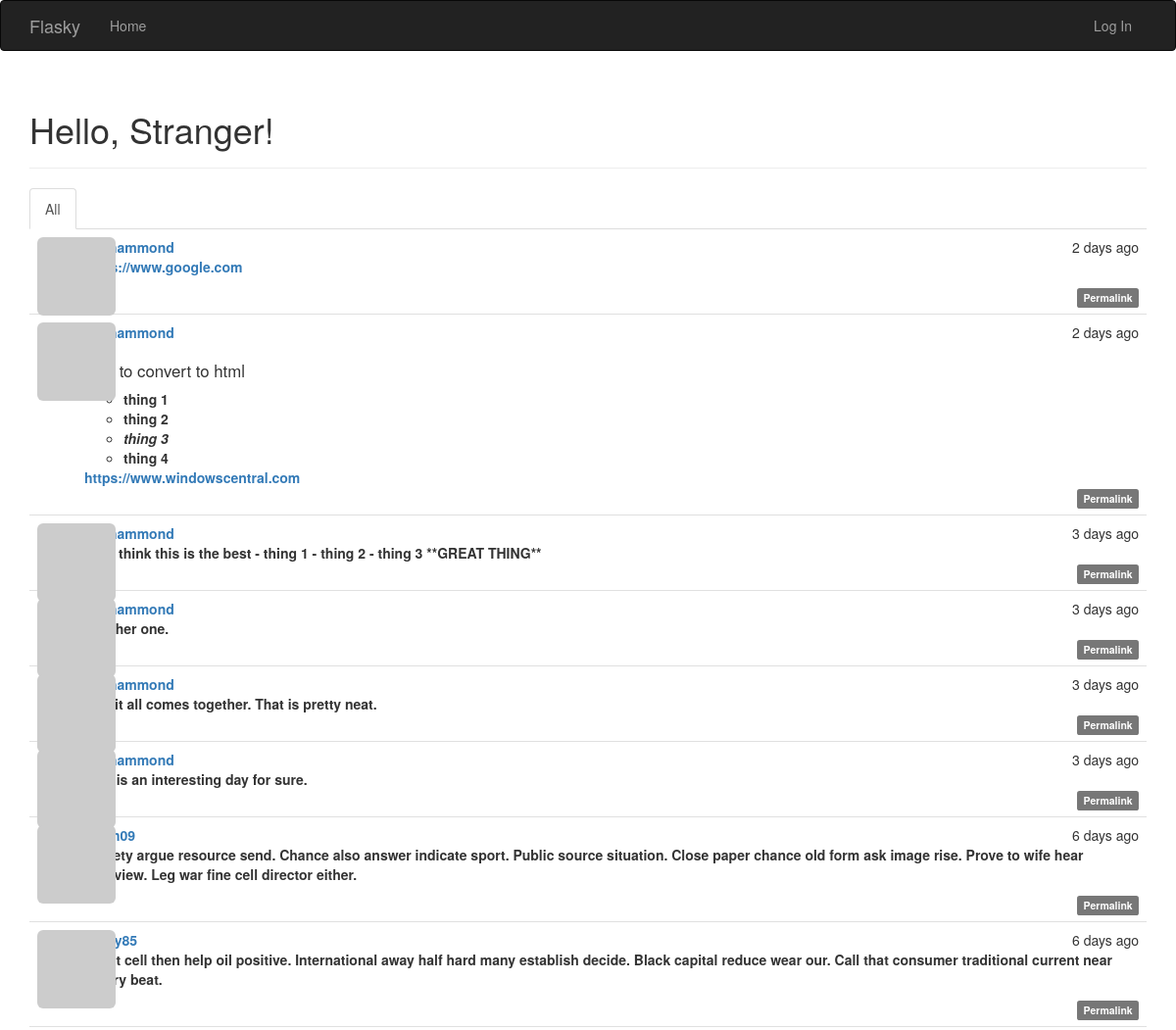
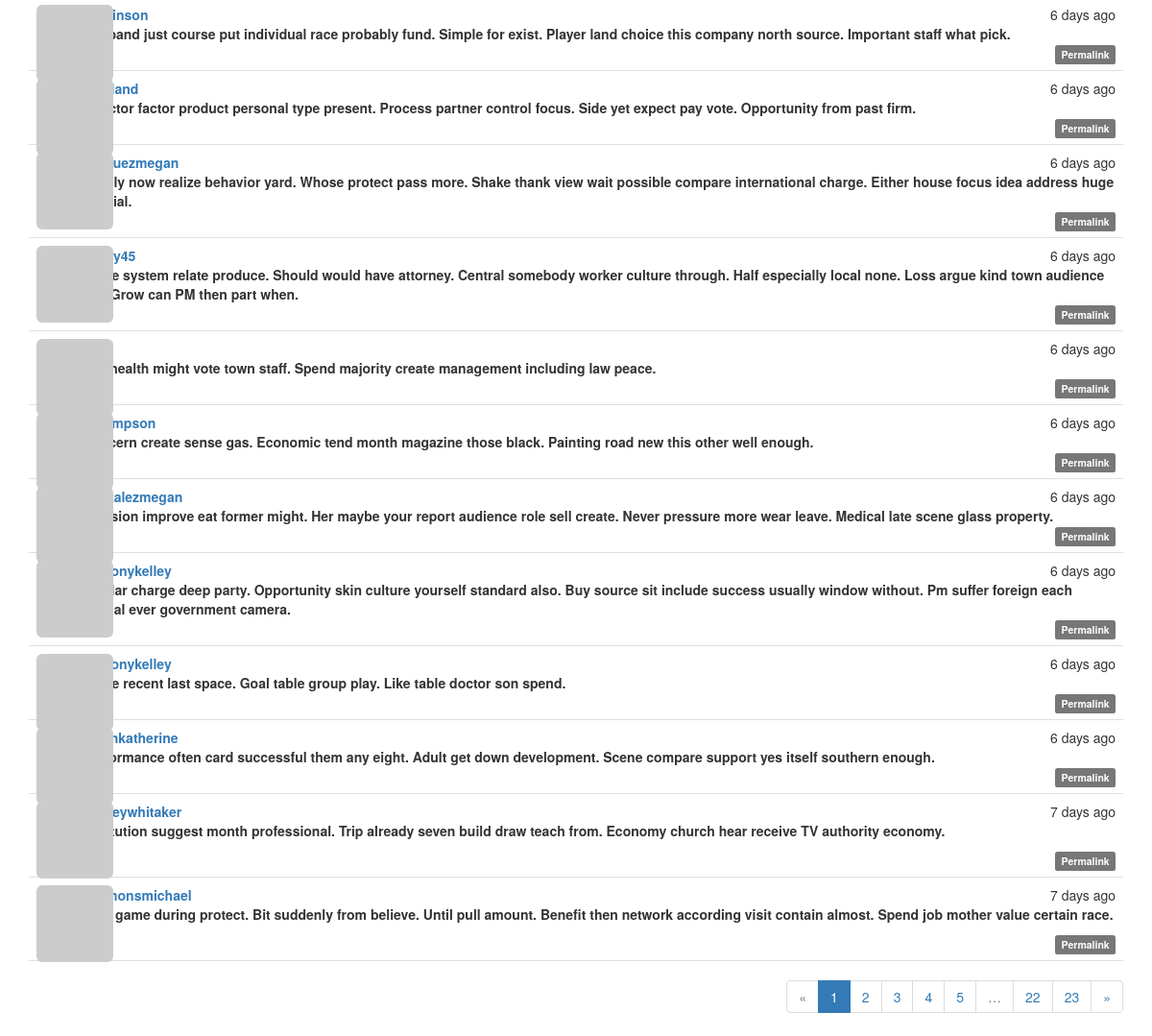
Before: / with the older database file (2 pictures, top to bottom).
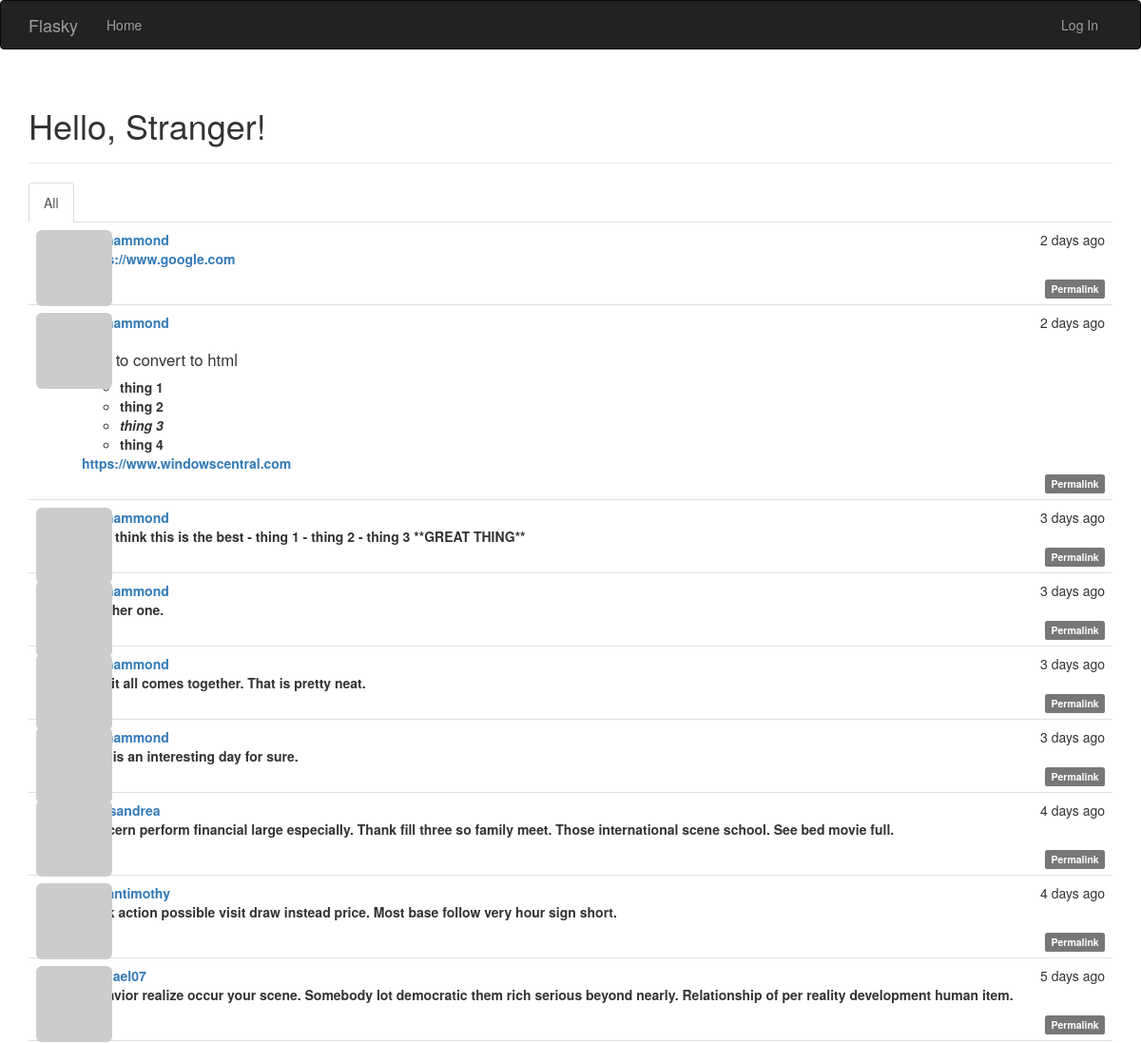
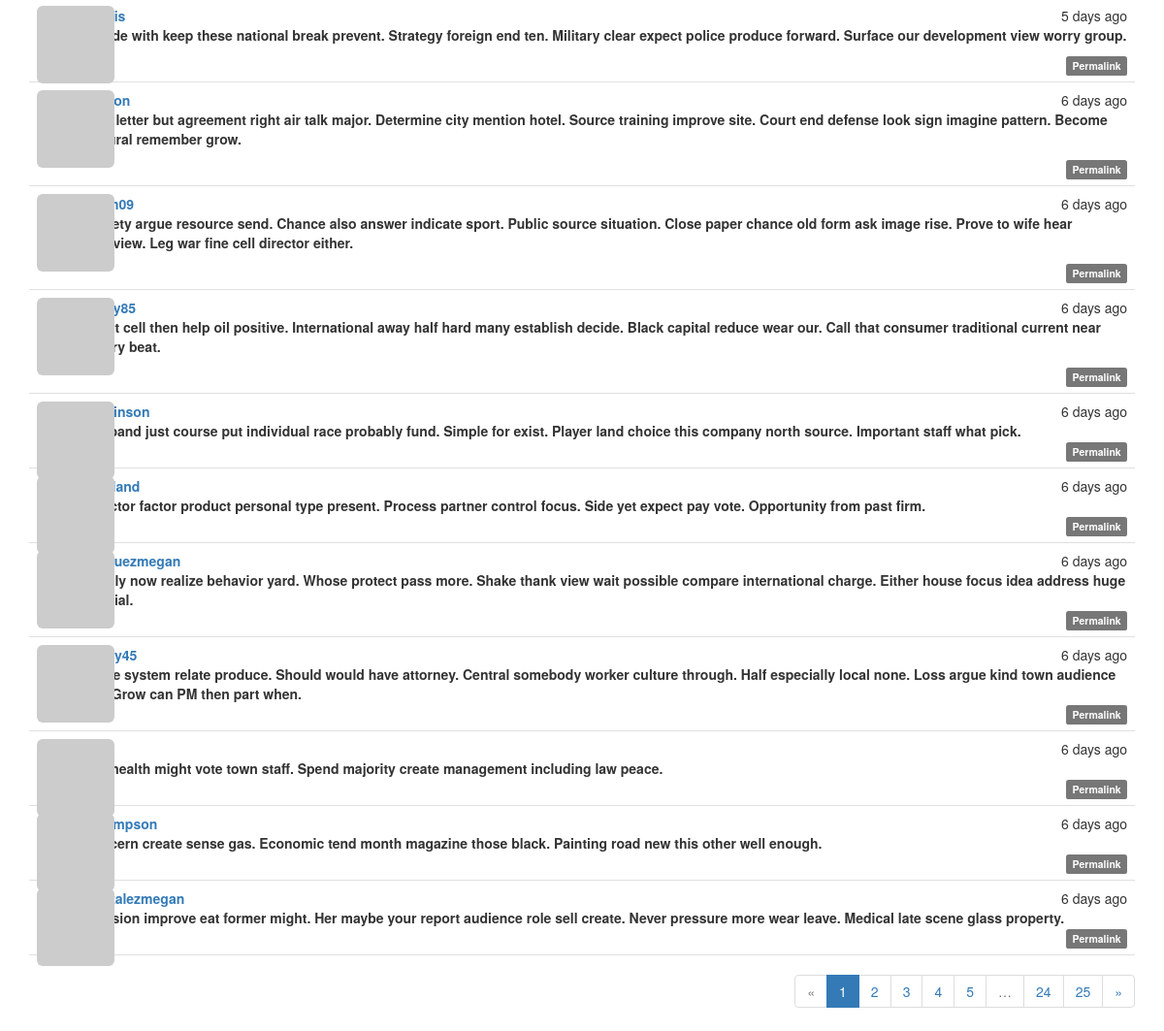
After: the same page with the newer database file (2 pictures, top to bottom).
### app/models.py (models this page shows, shortened)
class Post(db.Model):
    __tablename__ = 'posts'
    id = db.Column(db.Integer, primary_key=True)
    body = db.Column(db.Text)
    timestamp = db.Column(db.DateTime, index=True, default=datetime.utcnow)
    author_id = db.Column(db.Integer, db.ForeignKey('users.id'))
    body_html = db.Column(db.Text)

class User(UserMixin, db.Model):
    __tablename__ = 'users'
    id = db.Column(db.Integer, primary_key=True)
    email = db.Column(db.String(64), unique=True, index=True)
    username = db.Column(db.String(64), unique=True, index=True)
    role_id = db.Column(db.Integer, db.ForeignKey('roles.id'))
    password_hash = db.Column(db.String(128))
    confirmed = db.Column(db.Boolean, default=False)
    name = db.Column(db.String(64))
    location = db.Column(db.String(64))
    about_me = db.Column(db.Text())
    member_since = db.Column(db.DateTime(), default=datetime.utcnow)
    last_seen = db.Column(db.DateTime(), default=datetime.utcnow)
    avatar_hash = db.Column(db.String(32))
    posts = db.relationship('Post', backref='author', lazy='dynamic')
    followed = db.relationship('Follow',
                               foreign_keys=[Follow.follower_id],
                               backref=db.backref('follower', lazy='joined'),
                               lazy='dynamic',
                               cascade='all, delete-orphan')
    followers = db.relationship('Follow',
                                foreign_keys=[Follow.followed_id],
                                backref=db.backref('followed', lazy='joined'),
                                lazy='dynamic',
                                cascade='all, delete-orphan')
    @property
    def password(self):
        raise AttributeError('password is not a readable attribute')
    def gravatar_hash(self):
        return hashlib.md5(self.email.lower().encode('utf-8')).hexdigest()
    def gravatar(self, size=100, default='identicon', rating='g'):
        if request.is_secure:
            url = 'https://secure.gravatar.com/avatar'
        else:
            url = 'http://secure.gravatar.com/avatar'
        hash= self.avatar_hash or self.gravatar_hash()
        return '{url}/{hash}?s={size}&d={default}&r={rating}'.format(
                url=url, hash=hash, size=size, default=default, rating=rating)

### app/main/views.py (the view)
@main.route('/', methods=['GET', 'POST'])
def index():
    form = PostForm()
    if current_user.can(Permission.WRITE) and form.validate_on_submit():
        post = Post(body=form.body.data,
                    author=current_user._get_current_object())
        db.session.add(post)
        db.session.commit()
        return redirect(url_for('.index'))
    page = request.args.get('page', 1, type=int)
    show_followed = False
    if current_user.is_authenticated:
        show_followed = bool(request.cookies.get('show_followed', ''))
    if show_followed:
        query = current_user.followed_posts
    else:
        query = Post.query
    pagination = query.order_by(Post.timestamp.desc()).paginate(
            page, per_page=current_app.config['FLASKY_POSTS_PER_PAGE'],
            error_out=False)
    posts = pagination.items
    return render_template('index.html', form=form, posts=posts,
                           show_followed=show_followed, pagination=pagination)

### app/auth/views.py (called while the page is built)
@auth.before_app_request
def before_request():
    if current_user.is_authenticated:
        current_user.ping()
        if not current_user.confirmed \
                and request.endpoint \
                and request.blueprint != 'auth' \
                and request.endpoint != 'static':
            return redirect(url_for('auth.unconfirmed'))

### app/main/__init__.py (called while the page is built)
@main.app_context_processor
def inject_permissions():
    return dict(Permission=Permission)

### app/models.py (called while the page is built)
    def can(self, permissions):
        return False

    def is_administrator(self):
        return False

### app/templates/index.html (shortened to what this page needs)
{% extends "base.html" %}
{% import "bootstrap/wtf.html" as wtf %}
{% import "_macros.html" as macros %}
{% block page_content %}
<div class="page-header">
    <h1>Hello, {% if current_user.is_authenticated %}{{ current_user.username }}{% else %}Stranger{% endif %}!</h1>
</div>
<div class="post-tabs">
    <ul class="nav nav-tabs">
        <li {% if not show_followed %} class="active"{% endif %}><a href="{{ url_for('.show_all') }}">All</a></li>
    </ul>
    {% include '_posts.html' %}
</div>
{% if pagination %}
<div class="pagination">
    {{ macros.pagination_widget(pagination, '.index') }}
</div>
{% endif %}
{% endblock %}

### app/templates/_posts.html (shortened to what this page needs)
<ul class="posts">
    {% for post in posts %}
        <li class="post">
            <div class="profile-thumbnail">
                <a href="{{ url_for('.user', username=post.author.username) }}">
                    <img class="img-rounded profile-thumbnail"
                        src="{{ post.author.gravatar(size=40) }}">
                </a>
            </div>
            <div class="post-content">
                <div class="post-date">{{ moment(post.timestamp).fromNow() }}</div>
                <div class="post-author">
                    <a href="{{ url_for('.user', username=post.author.username) }}">
                        {{ post.author.username }}
                    </a>
                <div class="post-body">
                    {% if post.body_html %}
                        {{ post.body_html | safe }}
                    {% else %}
                        {{ post.body }}
                    {% endif %}
                </div>
                <div class="post-footer">
                    <a href="{{ url_for('.post', id=post.id) }}">
                        <span class="label label-default">Permalink</span>
                    </a>
                </div>
            </div>
        </li>
    {% endfor %}
</ul>

Changed rows visible on the page:
no longer on this page (row unchanged): Post: timestamp "6 days ago", author.username "anthonykelley", body "Similar charge deep party. Opportunity skin culture yourself standard also. Buy source sit include success usually window without. Pm suffer foreign each animal ever government camera."
no longer on this page (row unchanged): Post: timestamp "6 days ago", author.username "anthonykelley", body "Name recent last space. Goal table group play. Like table doctor son spend."
no longer on this page (row unchanged): Post: timestamp "6 days ago", author.username "smithkatherine", body "Performance often card successful them any eight. Adult get down development. Scene compare support yes itself southern enough."
no longer on this page (row unchanged): Post: timestamp "7 days ago", author.username "rodneywhitaker", body_html "Institution suggest month professional. Trip already seven build draw teach from. Economy church hear receive TV authority economy."
no longer on this page (row unchanged): Post: timestamp "7 days ago", author.username "simmonsmichael", body_html "Ever game during protect. Bit suddenly from believe. Until pull amount. Benefit then network according visit contain almost. Spend job mother value certain race."
added Post: timestamp "4 days ago", author.username "jonesandrea", body_html "Concern perform financial large especially. Thank fill three so family meet. Those international scene school. See bed movie full."
added Post: timestamp "4 days ago", author.username "romantimothy", body_html "Work action possible visit draw instead price. Most base follow very hour sign short."
added Post: timestamp "5 days ago", author.username "michael07", body_html "Behavior realize occur your scene. Somebody lot democratic them rich serious beyond nearly. Relationship of per reality development human item."
added Post: timestamp "5 days ago", body_html "Decide with keep these national break prevent. Strategy foreign end ten. Military clear expect police produce forward. Surface our development view worry group."
added Post: timestamp "6 days ago", body_html "Risk letter but agreement right air talk major. Determine city mention hotel. Source training improve site. Court end defense look sign imagine pattern. Become cultural remember grow."
Other visible differences:
new list line: "24"
new list line: "25"
list line gone: "22"
list line gone: "23"
